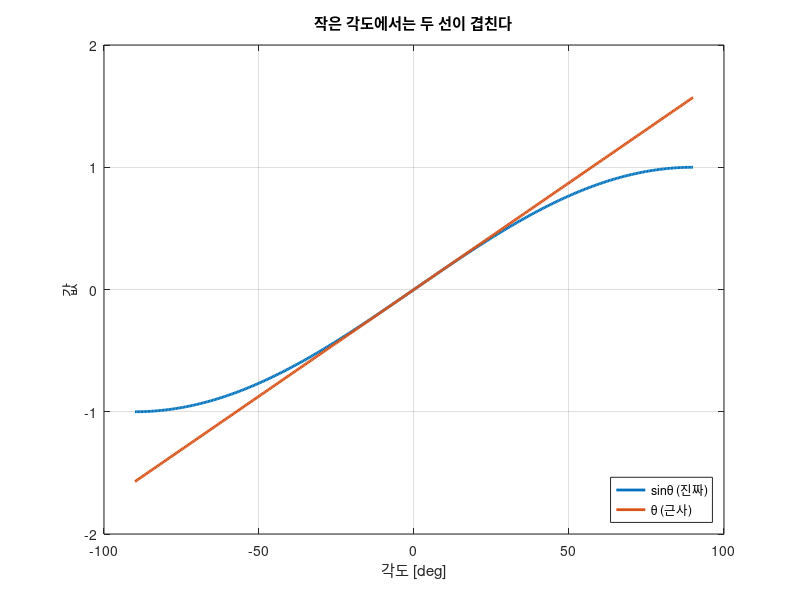

The MATLAB script that drew this image:
%% 3주차 과제 — 블록선도, 상태공간, 선형화
% **제어시스템설계** · 충남대학교 자율운항시스템공학과
%
% 문제는 **세 개**입니다.
%
% - **1. 몸풀기** (쉬움 · 수업 중 10분 · 30점) — 블록선도 손으로 축약하기
% - **2. 기본** (중간 · 40분 · 70점) — 진자 선형화가 몇 도까지 통하는가
% - **3. 도전** (선택 · 가산점 10점) — 상태공간으로 바꿔 보기
%
% **3번은 선택입니다.** 1번과 2번만 해도 만점입니다.

clc; close all;
s = tf('s');

%% 1. 몸풀기 — 블록선도 축약
% **강의노트 1절과 2절을 그대로 보면 됩니다.** 외울 것은 세 줄뿐입니다.
%
% - **직렬** 이어 붙이면 곱한다 : $G_1 G_2$
% - **병렬** 나란히 놓으면 더한다 : $G_1 + G_2$
% - **되먹임** 루프를 닫으면 : $\frac{G}{1 + GH}$
%
% 오늘 축약할 구조입니다.

% ![센서 H(s) 가 있는 비단위 피드백](loop_sensor.png)
%
% **그림 파일** `loop_sensor.png` — `common/dg_loop.m` 의 `dg_loop`
%   · 다시 만들려면 `make_figures('loop_sensor')`

%% 1-1. 손으로 먼저
% 값은 이렇습니다.
%
% $$C(s) = 4, \qquad G(s) = \frac{1}{s+2}, \qquad H(s) = \frac{3}{s+3}$$
%
% 할 일 — 손으로 세 가지를 구하십시오 (계산은 짧습니다).
%
% - 개루프 $L(s) = C\,G\,H$
% - 폐루프 $T(s) = \frac{CG}{1 + CGH}$
% - $T$ 의 **DC 이득** $T(0)$
%
% 힌트 : 분모를 정리하면 2차 다항식이 나옵니다.

%% 1-2. MATLAB 으로 확인
% `TODO` 두 줄만 채우십시오.
%
% 쓸 명령
%
% - `feedback(A, B)` — $\frac{A}{1+AB}$ 를 만든다
% - `minreal(...)` — 약분해서 깔끔하게 정리한다

C_ = 4;
G_ = 1/(s+2);
H_ = 3/(s+3);

L_ = NaN;    % TODO : C_*G_*H_ 로 개루프를 만드십시오
T_ = NaN;    % TODO : feedback(C_*G_, H_) 로 폐루프를 만드십시오

if isa(T_, 'tf')
    fprintf('개루프 L(s)\n');  minreal(L_)
    fprintf('폐루프 T(s)\n');  minreal(T_)
    fprintf('  T(0) = %.4f\n', dcgain(T_));
end

%% 1-3. 답할 것 (두 문장이면 됩니다)
% - 손으로 구한 $T(0)$ 과 MATLAB 값이 같은가?
% - 이 센서는 $H(0) = 3/3 = 1$ 입니다. 그런데 센서가 고장 나서
%   $H(0) = 3$ 이 되었다면 $T(0)$ 은 커지는가 작아지는가? 한 줄로 이유를 쓰십시오
%   (계산해도 되고, 식만 보고 답해도 됩니다)

%% 2. 기본 — 선형화가 몇 도까지 통하는가
% **강의노트 8절부터 12절까지를 그대로 보면 됩니다.**
%
% 진자의 운동방정식에는 $\sin\theta$ 가 들어 있습니다.
%
% $$m\,l^2\,\ddot{\theta} = -m\,g\,l\,\sin\theta + \tau$$
%
% $\sin$ 은 곡선이라 우리 도구(전달함수)로 다룰 수 없습니다.
% 그래서 한 점 근처에서 **곧은 선으로 바꿔** 씁니다.
%
% $$\sin\theta \approx \theta \qquad (\theta \text{ 가 작을 때})$$
%
% 그런데 "작다" 는 것이 몇 도까지인가? 그것을 직접 확인합니다.

%% 2-1. 먼저 sin 과 직선을 겹쳐 그려 보기
% 코드는 다 되어 있습니다. 실행만 하면 됩니다.

close all   % 절 단위로 실행할 때 앞 절 그림과 겹치지 않도록
th = linspace(-pi/2, pi/2, 400);
plot(rad2deg(th), sin(th), 'LineWidth', 2); hold on;
plot(rad2deg(th), th, 'LineWidth', 2);
grid on; xlabel('각도 [deg]'); ylabel('값');
legend('sin\theta (진짜)', '\theta (근사)', 'Location', 'southeast');
title('작은 각도에서는 두 선이 겹친다');

%% 2-2. 오차를 표로
% `TODO` 한 줄만 채우십시오.
%
% 상대오차의 정의는 이렇습니다.
%
% $$\text{상대오차}[\%] = \frac{|\theta - \sin\theta|}{|\sin\theta|}\times 100$$

fprintf('\n  각도[deg]   sin(theta)    theta      상대오차[%%]\n');
fprintf('  ---------  -----------  ---------  -----------\n');
for deg = [1 5 10 20 30 45]
    rad = deg2rad(deg);
    err = NaN;    % TODO : 위 공식대로 상대오차를 계산하십시오
    fprintf('  %9d  %11.5f  %9.5f  %11.2f\n', deg, sin(rad), rad, err);
end

%% 2-3. 답할 것 (한 문장)
% - 오차를 $5\%$ 아래로 유지하려면 각도를 몇 도까지 써도 되는가?
%   (표에서 읽으면 됩니다)

%% 2-4. 매달린 진자와 거꾸로 선 진자
% 같은 진자인데 **어느 자리 근처에서 펴느냐**에 따라 결과가 완전히 달라집니다.
%
% - $\theta = 0$ (아래로 매달림) 근처에서 펴면 : $\sin\theta \approx \theta$
% - $\theta = \pi$ (거꾸로 섬) 근처에서 펴면 : $\sin\theta \approx -(\theta-\pi)$
%
% 부호 하나가 바뀝니다. 그 결과 극점이 어떻게 달라지는지 봅니다.
%
% `TODO` 두 줄을 채우십시오. 힌트는 바로 위 부호입니다.

close all   % 절 단위로 실행할 때 앞 절 그림과 겹치지 않도록
g_ = 9.81;  l_ = 0.3;

G_down = NaN;    % TODO : 1/(s^2 + g_/l_) 로 만드십시오  (매달린 진자)
G_up   = NaN;    % TODO : 1/(s^2 - g_/l_) 로 만드십시오  (거꾸로 선 진자)

if isa(G_down, 'tf') && isa(G_up, 'tf')
    fprintf('\n  매달린 진자   극점 : %s\n', mat2str(round(pole(G_down).', 3)));
    fprintf('  거꾸로 선 진자 극점 : %s\n', mat2str(round(pole(G_up).', 3)));

    tiledlayout(1,2,'TileSpacing','compact');
    nexttile
    plot(real(pole(G_down)), imag(pole(G_down)), 'bx', 'MarkerSize', 14, 'LineWidth', 2);
    hold on; xline(0,'k-'); yline(0,'k-'); grid on;
    xlim([-8 8]); ylim([-8 8]);
    xlabel('실수부'); ylabel('허수부'); title('매달린 진자 : 허수축 위');
    nexttile
    plot(real(pole(G_up)), imag(pole(G_up)), 'rx', 'MarkerSize', 14, 'LineWidth', 2);
    hold on; xline(0,'k-'); yline(0,'k-'); grid on;
    xlim([-8 8]); ylim([-8 8]);
    xlabel('실수부'); ylabel('허수부'); title('거꾸로 선 진자 : 하나가 우반면');
end

%% 2-5. 답할 것 (두 문장)
% - 두 경우의 극점 위치는 어떻게 다른가?
% - 그래서 어느 쪽이 **제어가 필요한** 시스템인가? 왜인가?

%% 3. 도전 (선택) — 상태공간으로 바꿔 보기
% **이 문제는 선택입니다. 안 해도 만점입니다.** 가산점 10점입니다.
%
% 질량-스프링-댐퍼를 상태공간으로 바꿉니다.
%
% $$m\ddot{x} + b\dot{x} + kx = F, \qquad m=1,\; b=0.2,\; k=1$$
%
% 상태를 이렇게 잡습니다.
%
% $$x_1 = x \;(\text{위치}), \qquad x_2 = \dot{x}\;(\text{속도})$$

% ![상태공간 : 적분기와 A, B, C](loop_statespace.png)
%
% **그림 파일** `loop_statespace.png` — `common/dg_loop.m` 의 `dg_loop`
%   · 다시 만들려면 `make_figures('loop_statespace')`

%%
% 할 일
%
% - $\dot{x}_1$ 과 $\dot{x}_2$ 를 $x_1, x_2, F$ 로 손으로 쓰라
% - 그것을 $A, B, C, D$ 행렬로 정리하라 (출력은 위치 $x$)
% - `ss(A,B,C,D)` 로 만들고 `tf(...)` 로 전달함수로 바꿔
%   2주차에서 구한 $1/(s^2+0.2s+1)$ 과 같은지 확인하라
%
% 힌트
%
% - $\dot{x}_1 = x_2$ 는 정의 그 자체입니다
% - $\dot{x}_2$ 는 운동방정식을 $\ddot{x}$ 에 대해 푼 것입니다

% TODO : 여기에 코드를 작성하십시오

%% 채점 기준
% - **1. 몸풀기** 30점 — 손 축약과 MATLAB 확인이 일치하는가
% - **2. 기본** 70점 — 오차 표, 두 진자의 극점, 네 질문에 답했는가
% - **3. 도전** 가산점 10점
%
% 감점 사항 (세 가지뿐입니다)
%
% - 축 이름이나 범례가 없는 그림
% - 손 계산 없이 답만 적은 경우
% - 코드가 오류로 멈추는 경우
